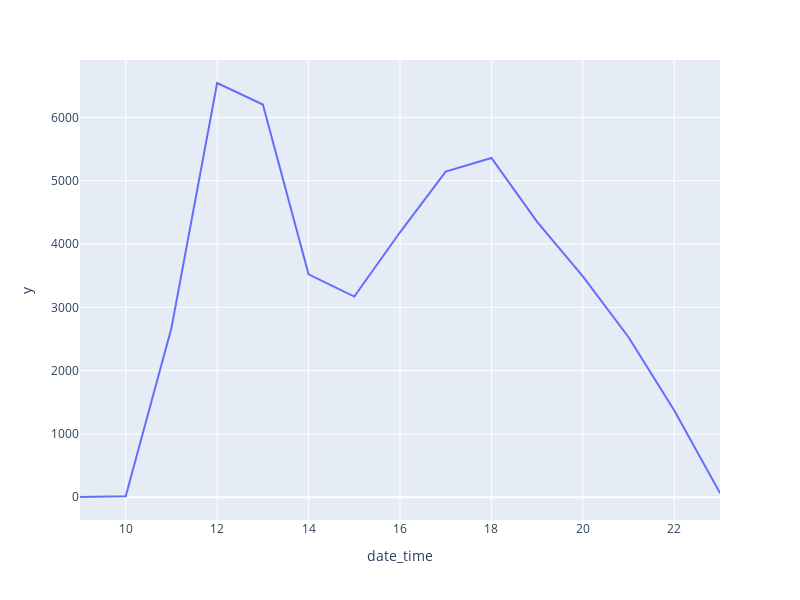

Notebook source saved alongside this figure:
### Code cell
a = pizza_order.groupby(by=pizza_order.index.hour)['order_id'].count()
trace = px.line(a,
    x=a.index,
    y=a.values,
    orientation='h',
    height=600,
    width=800
)
trace.update_traces(texttemplate="%{text:.2s}", textposition='top center')

### Figure 1 — Plotly figure (JSON) as saved in the notebook; plotly's stock layout.template omitted (floating-point values rounded to 4 significant figures)
{"data": [{"hovertemplate": "date_time=%{x}<br>y=%{y}<extra></extra>", "legendgroup": "", "line": {"color": "#636efa", "dash": "solid"}, "marker": {"symbol": "circle"}, "mode": "lines", "name": "", "orientation": "h", "showlegend": false, "textposition": "top center", "texttemplate": "%{text:.2s}", "type": "scatter", "x": [9, 10, 11, 12, 13, 14, 15, 16, 17, 18, 19, 20, 21, 22, 23], "xaxis": "x", "y": [4, 17, 2672, 6543, 6203, 3521, 3170, 4185, 5143, 5359, 4350, 3487, 2528, 1370, 68], "yaxis": "y"}], "layout": {"height": 600, "legend": {"tracegroupgap": 0}, "margin": {"t": 60}, "width": 800, "xaxis": {"anchor": "y", "domain": [0, 1], "title": {"text": "date_time"}}, "yaxis": {"anchor": "x", "domain": [0, 1], "title": {"text": "y"}}}}
